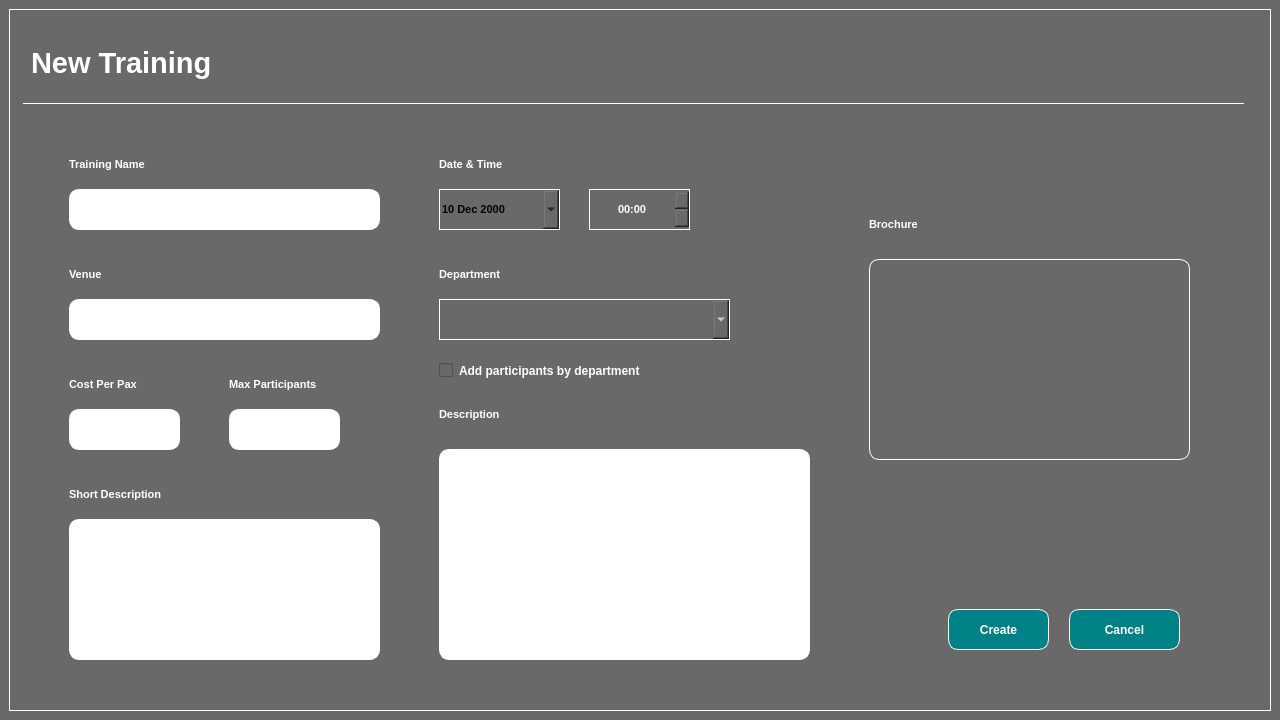
<?xml version="1.0" encoding="UTF-8"?>
<ui version="4.0">
 <class>MainWindow</class>
 <widget class="QMainWindow" name="MainWindow">
  <property name="geometry">
   <rect>
    <x>0</x>
    <y>0</y>
    <width>1280</width>
    <height>720</height>
   </rect>
  </property>
  <property name="minimumSize">
   <size>
    <width>1280</width>
    <height>720</height>
   </size>
  </property>
  <property name="maximumSize">
   <size>
    <width>1280</width>
    <height>720</height>
   </size>
  </property>
  <property name="windowTitle">
   <string>MainWindow</string>
  </property>
  <property name="styleSheet">
   <string notr="true">background-color: #696969;</string>
  </property>
  <widget class="QWidget" name="centralwidget">
   <property name="minimumSize">
    <size>
     <width>1280</width>
     <height>720</height>
    </size>
   </property>
   <property name="maximumSize">
    <size>
     <width>1280</width>
     <height>720</height>
    </size>
   </property>
   <property name="autoFillBackground">
    <bool>false</bool>
   </property>
   <layout class="QHBoxLayout" name="horizontalLayout">
    <item>
     <widget class="QFrame" name="main_frame">
      <property name="styleSheet">
       <string notr="true">border: 1px solid white;</string>
      </property>
      <property name="frameShape">
       <enum>QFrame::StyledPanel</enum>
      </property>
      <property name="frameShadow">
       <enum>QFrame::Raised</enum>
      </property>
      <widget class="QLabel" name="header">
       <property name="geometry">
        <rect>
         <x>14</x>
         <y>14</y>
         <width>1221</width>
         <height>81</height>
        </rect>
       </property>
       <property name="sizePolicy">
        <sizepolicy hsizetype="Preferred" vsizetype="Preferred">
         <horstretch>0</horstretch>
         <verstretch>0</verstretch>
        </sizepolicy>
       </property>
       <property name="font">
        <font>
         <pointsize>22</pointsize>
         <weight>75</weight>
         <bold>true</bold>
        </font>
       </property>
       <property name="styleSheet">
        <string notr="true">border: none;
border-bottom: 1px solid white;
color: white;
font-weight: bold;
</string>
       </property>
       <property name="text">
        <string>New Training</string>
       </property>
      </widget>
      <widget class="QLabel" name="training_name_label">
       <property name="geometry">
        <rect>
         <x>60</x>
         <y>140</y>
         <width>121</width>
         <height>31</height>
        </rect>
       </property>
       <property name="font">
        <font>
         <pointsize>8</pointsize>
         <weight>75</weight>
         <bold>true</bold>
        </font>
       </property>
       <property name="styleSheet">
        <string notr="true">border: none;
color: white;</string>
       </property>
       <property name="text">
        <string>Training Name</string>
       </property>
      </widget>
      <widget class="QLabel" name="cost_label">
       <property name="geometry">
        <rect>
         <x>60</x>
         <y>360</y>
         <width>111</width>
         <height>31</height>
        </rect>
       </property>
       <property name="font">
        <font>
         <pointsize>8</pointsize>
         <weight>75</weight>
         <bold>true</bold>
        </font>
       </property>
       <property name="styleSheet">
        <string notr="true">border: none;
color: white;</string>
       </property>
       <property name="text">
        <string>Cost Per Pax</string>
       </property>
      </widget>
      <widget class="QLabel" name="datetime_label">
       <property name="geometry">
        <rect>
         <x>430</x>
         <y>140</y>
         <width>111</width>
         <height>31</height>
        </rect>
       </property>
       <property name="font">
        <font>
         <pointsize>8</pointsize>
         <weight>75</weight>
         <bold>true</bold>
        </font>
       </property>
       <property name="styleSheet">
        <string notr="true">border: none;
color: white;</string>
       </property>
       <property name="text">
        <string>Date &amp; Time</string>
       </property>
      </widget>
      <widget class="QLabel" name="department_label">
       <property name="geometry">
        <rect>
         <x>430</x>
         <y>250</y>
         <width>101</width>
         <height>31</height>
        </rect>
       </property>
       <property name="font">
        <font>
         <pointsize>8</pointsize>
         <weight>75</weight>
         <bold>true</bold>
        </font>
       </property>
       <property name="styleSheet">
        <string notr="true">border: none;
color: white;</string>
       </property>
       <property name="text">
        <string>Department</string>
       </property>
      </widget>
      <widget class="QDateEdit" name="date_pick">
       <property name="geometry">
        <rect>
         <x>430</x>
         <y>180</y>
         <width>121</width>
         <height>41</height>
        </rect>
       </property>
       <property name="font">
        <font>
         <pointsize>8</pointsize>
         <weight>75</weight>
         <bold>true</bold>
        </font>
       </property>
       <property name="styleSheet">
        <string notr="true">color: white;
QCalendarWidget {
    background: white;
    color: black;

}</string>
       </property>
       <property name="dateTime">
        <datetime>
         <hour>0</hour>
         <minute>0</minute>
         <second>0</second>
         <year>2000</year>
         <month>12</month>
         <day>10</day>
        </datetime>
       </property>
       <property name="calendarPopup">
        <bool>true</bool>
       </property>
      </widget>
      <widget class="QLabel" name="brochure_label">
       <property name="geometry">
        <rect>
         <x>860</x>
         <y>200</y>
         <width>81</width>
         <height>31</height>
        </rect>
       </property>
       <property name="font">
        <font>
         <pointsize>8</pointsize>
         <weight>75</weight>
         <bold>true</bold>
        </font>
       </property>
       <property name="styleSheet">
        <string notr="true">border: none;
color: white;</string>
       </property>
       <property name="text">
        <string>Brochure</string>
       </property>
      </widget>
      <widget class="QLabel" name="max_participants_label">
       <property name="geometry">
        <rect>
         <x>220</x>
         <y>360</y>
         <width>141</width>
         <height>31</height>
        </rect>
       </property>
       <property name="font">
        <font>
         <pointsize>8</pointsize>
         <weight>75</weight>
         <bold>true</bold>
        </font>
       </property>
       <property name="styleSheet">
        <string notr="true">border: none;
color: white;</string>
       </property>
       <property name="text">
        <string>Max Participants</string>
       </property>
      </widget>
      <widget class="QLabel" name="venue_label">
       <property name="geometry">
        <rect>
         <x>60</x>
         <y>250</y>
         <width>51</width>
         <height>31</height>
        </rect>
       </property>
       <property name="font">
        <font>
         <pointsize>8</pointsize>
         <weight>75</weight>
         <bold>true</bold>
        </font>
       </property>
       <property name="styleSheet">
        <string notr="true">border: none;
color: white;</string>
       </property>
       <property name="text">
        <string>Venue</string>
       </property>
      </widget>
      <widget class="QLabel" name="short_description_label">
       <property name="geometry">
        <rect>
         <x>60</x>
         <y>470</y>
         <width>141</width>
         <height>31</height>
        </rect>
       </property>
       <property name="font">
        <font>
         <pointsize>8</pointsize>
         <weight>75</weight>
         <bold>true</bold>
        </font>
       </property>
       <property name="styleSheet">
        <string notr="true">border: none;
color: white;</string>
       </property>
       <property name="text">
        <string>Short Description</string>
       </property>
      </widget>
      <widget class="QLabel" name="description_label">
       <property name="geometry">
        <rect>
         <x>430</x>
         <y>390</y>
         <width>101</width>
         <height>31</height>
        </rect>
       </property>
       <property name="font">
        <font>
         <pointsize>8</pointsize>
         <weight>75</weight>
         <bold>true</bold>
        </font>
       </property>
       <property name="styleSheet">
        <string notr="true">border: none;
color: white;</string>
       </property>
       <property name="text">
        <string>Description</string>
       </property>
      </widget>
      <widget class="QTimeEdit" name="time_pick">
       <property name="geometry">
        <rect>
         <x>580</x>
         <y>180</y>
         <width>101</width>
         <height>41</height>
        </rect>
       </property>
       <property name="font">
        <font>
         <pointsize>8</pointsize>
         <weight>75</weight>
         <bold>true</bold>
        </font>
       </property>
       <property name="styleSheet">
        <string notr="true">color: white;</string>
       </property>
       <property name="alignment">
        <set>Qt::AlignCenter</set>
       </property>
       <property name="displayFormat">
        <string>HH:mm</string>
       </property>
      </widget>
      <widget class="QPushButton" name="brochure_button">
       <property name="geometry">
        <rect>
         <x>860</x>
         <y>250</y>
         <width>321</width>
         <height>201</height>
        </rect>
       </property>
       <property name="styleSheet">
        <string notr="true">border-radius: 10px;</string>
       </property>
       <property name="text">
        <string/>
       </property>
       <property name="icon">
        <iconset>
         <normaloff>../../../../../Downloads/Lovepik_com-400278510-symbolic-linear-icon.png</normaloff>../../../../../Downloads/Lovepik_com-400278510-symbolic-linear-icon.png</iconset>
       </property>
       <property name="iconSize">
        <size>
         <width>60</width>
         <height>60</height>
        </size>
       </property>
      </widget>
      <widget class="QLabel" name="new_training_name">
       <property name="geometry">
        <rect>
         <x>60</x>
         <y>180</y>
         <width>311</width>
         <height>41</height>
        </rect>
       </property>
       <property name="font">
        <font>
         <pointsize>10</pointsize>
        </font>
       </property>
       <property name="styleSheet">
        <string notr="true">borde: 1px solid white;
color: black;
background: white;
border-radius: 10px;</string>
       </property>
       <property name="text">
        <string/>
       </property>
      </widget>
      <widget class="QLabel" name="cost">
       <property name="geometry">
        <rect>
         <x>60</x>
         <y>400</y>
         <width>111</width>
         <height>41</height>
        </rect>
       </property>
       <property name="font">
        <font>
         <pointsize>10</pointsize>
        </font>
       </property>
       <property name="styleSheet">
        <string notr="true">borde: 1px solid white;
color: black;
background: white;
border-radius: 10px;</string>
       </property>
       <property name="text">
        <string/>
       </property>
      </widget>
      <widget class="QLabel" name="description">
       <property name="geometry">
        <rect>
         <x>430</x>
         <y>440</y>
         <width>371</width>
         <height>211</height>
        </rect>
       </property>
       <property name="font">
        <font>
         <pointsize>10</pointsize>
        </font>
       </property>
       <property name="styleSheet">
        <string notr="true">borde: 1px solid white;
color: black;
background: white;
border-radius: 10px;</string>
       </property>
       <property name="text">
        <string/>
       </property>
       <property name="wordWrap">
        <bool>true</bool>
       </property>
      </widget>
      <widget class="QLabel" name="short_description">
       <property name="geometry">
        <rect>
         <x>60</x>
         <y>510</y>
         <width>311</width>
         <height>141</height>
        </rect>
       </property>
       <property name="font">
        <font>
         <pointsize>10</pointsize>
        </font>
       </property>
       <property name="styleSheet">
        <string notr="true">borde: 1px solid white;
color: black;
background: white;
border-radius: 10px;</string>
       </property>
       <property name="text">
        <string/>
       </property>
       <property name="wordWrap">
        <bool>true</bool>
       </property>
      </widget>
      <widget class="QLabel" name="max_participants">
       <property name="geometry">
        <rect>
         <x>220</x>
         <y>400</y>
         <width>111</width>
         <height>41</height>
        </rect>
       </property>
       <property name="font">
        <font>
         <pointsize>10</pointsize>
        </font>
       </property>
       <property name="styleSheet">
        <string notr="true">borde: 1px solid white;
color: black;
background: white;
border-radius: 10px;</string>
       </property>
       <property name="text">
        <string/>
       </property>
      </widget>
      <widget class="QLabel" name="venue">
       <property name="geometry">
        <rect>
         <x>60</x>
         <y>290</y>
         <width>311</width>
         <height>41</height>
        </rect>
       </property>
       <property name="font">
        <font>
         <pointsize>10</pointsize>
        </font>
       </property>
       <property name="styleSheet">
        <string notr="true">borde: 1px solid white;
color: black;
background: white;
border-radius: 10px;</string>
       </property>
       <property name="text">
        <string/>
       </property>
      </widget>
      <widget class="QPushButton" name="create_button">
       <property name="geometry">
        <rect>
         <x>939</x>
         <y>600</y>
         <width>101</width>
         <height>41</height>
        </rect>
       </property>
       <property name="font">
        <font>
         <pointsize>9</pointsize>
         <weight>75</weight>
         <bold>true</bold>
        </font>
       </property>
       <property name="styleSheet">
        <string notr="true">color: white;
font-weight: bold;
border-radius: 10px;
background: #008287;</string>
       </property>
       <property name="text">
        <string>Create</string>
       </property>
      </widget>
      <widget class="QPushButton" name="cancel_button">
       <property name="geometry">
        <rect>
         <x>1060</x>
         <y>600</y>
         <width>111</width>
         <height>41</height>
        </rect>
       </property>
       <property name="font">
        <font>
         <pointsize>9</pointsize>
         <weight>75</weight>
         <bold>true</bold>
        </font>
       </property>
       <property name="styleSheet">
        <string notr="true">color: white;
font-weight: bold;
border-radius: 10px;
background: #008287;</string>
       </property>
       <property name="text">
        <string>Cancel</string>
       </property>
      </widget>
      <widget class="QComboBox" name="department_pick">
       <property name="geometry">
        <rect>
         <x>430</x>
         <y>290</y>
         <width>291</width>
         <height>41</height>
        </rect>
       </property>
       <property name="styleSheet">
        <string notr="true">color: white;</string>
       </property>
      </widget>
      <widget class="QCheckBox" name="check_box">
       <property name="geometry">
        <rect>
         <x>430</x>
         <y>350</y>
         <width>301</width>
         <height>23</height>
        </rect>
       </property>
       <property name="font">
        <font>
         <weight>75</weight>
         <bold>true</bold>
        </font>
       </property>
       <property name="styleSheet">
        <string notr="true">border: none;
color: white;</string>
       </property>
       <property name="text">
        <string>Add participants by department</string>
       </property>
      </widget>
     </widget>
    </item>
   </layout>
  </widget>
 </widget>
 <resources/>
 <connections/>
</ui>
